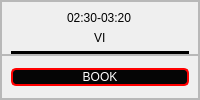
                           <widget class="QFrame" name="frame_63">
                            <property name="frameShape">
                             <enum>QFrame::StyledPanel</enum>
                            </property>
                            <property name="frameShadow">
                             <enum>QFrame::Raised</enum>
                            </property>
                            <layout class="QVBoxLayout" name="verticalLayout_47">
                             <property name="spacing">
                              <number>0</number>
                             </property>
                             <property name="leftMargin">
                              <number>0</number>
                             </property>
                             <property name="topMargin">
                              <number>0</number>
                             </property>
                             <property name="rightMargin">
                              <number>0</number>
                             </property>
                             <property name="bottomMargin">
                              <number>0</number>
                             </property>
                             <item>
                              <widget class="QFrame" name="frame_64">
                               <property name="frameShape">
                                <enum>QFrame::StyledPanel</enum>
                               </property>
                               <property name="frameShadow">
                                <enum>QFrame::Raised</enum>
                               </property>
                               <layout class="QVBoxLayout" name="verticalLayout_48">
                                <property name="bottomMargin">
                                 <number>0</number>
                                </property>
                                <item alignment="Qt::AlignHCenter">
                                 <widget class="QLabel" name="label_33">
                                  <property name="styleSheet">
                                   <string notr="true">font: 10pt &quot;Copperplate Gothic Bold&quot;;
background-color: rgba(0, 0, 0, 0);
color: rgb(0, 0, 0);</string>
                                  </property>
                                  <property name="text">
                                   <string>02:30-03:20</string>
                                  </property>
                                 </widget>
                                </item>
                                <item alignment="Qt::AlignHCenter">
                                 <widget class="QLabel" name="label_34">
                                  <property name="styleSheet">
                                   <string notr="true">font: 10pt &quot;Copperplate Gothic Bold&quot;;
background-color: rgba(0, 0, 0, 0);
color: rgb(0, 0, 0);</string>
                                  </property>
                                  <property name="text">
                                   <string>VI</string>
                                  </property>
                                 </widget>
                                </item>
                                <item>
                                 <widget class="Line" name="line_8">
                                  <property name="styleSheet">
                                   <string notr="true">background-color: rgb(0, 0, 0);</string>
                                  </property>
                                  <property name="orientation">
                                   <enum>Qt::Horizontal</enum>
                                  </property>
                                 </widget>
                                </item>
                               </layout>
                              </widget>
                             </item>
                             <item>
                              <widget class="QFrame" name="frame_65">
                               <property name="frameShape">
                                <enum>QFrame::StyledPanel</enum>
                               </property>
                               <property name="frameShadow">
                                <enum>QFrame::Raised</enum>
                               </property>
                               <layout class="QVBoxLayout" name="verticalLayout_49">
                                <item>
                                 <widget class="QPushButton" name="pushButton_15">
                                  <property name="styleSheet">
                                   <string notr="true">QPushButton#pushButton_15{
 border: 2px solid red;
	font: 10pt &quot;Copperplate Gothic Light&quot;;
	background-color:rgba(0,0,0,250);
    color: rgb(255,255,255);
    border-radius:5px;
}
QPushButton#pushButton_15:hover{
    background-color:rgb(255,255,255);
    color: rgb(0,0,0);
}
QPushButton#pushButton_15:pressed{
    background-color: rgba(255,255,255,210);
}</string>
                                  </property>
                                  <property name="text">
                                   <string>BOOK</string>
                                  </property>
                                  <property name="icon">
                                   <iconset resource="attachments/icons.qrc">
                                    <normaloff>:/icons/edit.svg</normaloff>:/icons/edit.svg</iconset>
                                  </property>
                                  <property name="iconSize">
                                   <size>
                                    <width>20</width>
                                    <height>50</height>
                                   </size>
                                  </property>
                                 </widget>
                                </item>
                               </layout>
                              </widget>
                             </item>
                            </layout>
                           </widget>
